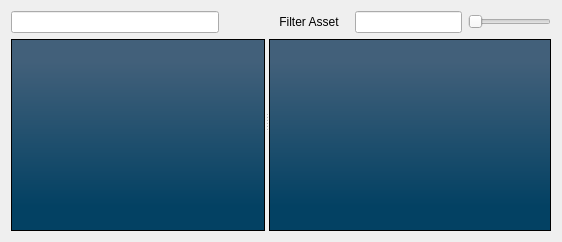
      <widget class="QWidget" name="tab_2">
       <attribute name="title">
        <string>Asset Browser</string>
       </attribute>
       <layout class="QVBoxLayout" name="verticalLayout_4">
        <item>
         <widget class="QSplitter" name="splitter">
          <property name="orientation">
           <enum>Qt::Horizontal</enum>
          </property>
          <widget class="QWidget" name="layoutWidget">
           <layout class="QVBoxLayout" name="verticalLayout_2">
            <property name="sizeConstraint">
             <enum>QLayout::SetMaximumSize</enum>
            </property>
            <item>
             <layout class="QHBoxLayout" name="horizontalLayout_2">
              <property name="sizeConstraint">
               <enum>QLayout::SetMaximumSize</enum>
              </property>
              <item>
               <widget class="QLineEdit" name="ldtFilter_2">
                <property name="sizePolicy">
                 <sizepolicy hsizetype="Preferred" vsizetype="Fixed">
                  <horstretch>0</horstretch>
                  <verstretch>0</verstretch>
                 </sizepolicy>
                </property>
               </widget>
              </item>
              <item>
               <widget class="QPushButton" name="pushButton">
                <property name="sizePolicy">
                 <sizepolicy hsizetype="Fixed" vsizetype="Fixed">
                  <horstretch>0</horstretch>
                  <verstretch>0</verstretch>
                 </sizepolicy>
                </property>
                <property name="text">
                 <string/>
                </property>
                <property name="iconSize">
                 <size>
                  <width>0</width>
                  <height>0</height>
                 </size>
                </property>
                <property name="flat">
                 <bool>true</bool>
                </property>
               </widget>
              </item>
             </layout>
            </item>
            <item>
             <widget class="QTreeView" name="treeViewPath">
              <property name="enabled">
               <bool>true</bool>
              </property>
              <property name="sizePolicy">
               <sizepolicy hsizetype="Maximum" vsizetype="Expanding">
                <horstretch>0</horstretch>
                <verstretch>0</verstretch>
               </sizepolicy>
              </property>
              <property name="palette">
               <palette>
                <active>
                 <colorrole role="WindowText">
                  <brush brushstyle="SolidPattern">
                   <color alpha="255">
                    <red>255</red>
                    <green>255</green>
                    <blue>255</blue>
                   </color>
                  </brush>
                 </colorrole>
                 <colorrole role="Button">
                  <brush brushstyle="LinearGradientPattern">
                   <gradient startx="0.523000000000000" starty="0.119000000000000" endx="0.523000000000000" endy="0.870000000000000" type="LinearGradient" spread="PadSpread" coordinatemode="ObjectBoundingMode">
                    <gradientstop position="0.000000000000000">
                     <color alpha="255">
                      <red>66</red>
                      <green>96</green>
                      <blue>122</blue>
                     </color>
                    </gradientstop>
                    <gradientstop position="1.000000000000000">
                     <color alpha="255">
                      <red>3</red>
                      <green>65</green>
                      <blue>99</blue>
                     </color>
                    </gradientstop>
                   </gradient>
                  </brush>
                 </colorrole>
                 <colorrole role="Light">
                  <brush brushstyle="SolidPattern">
                   <color alpha="255">
                    <red>0</red>
                    <green>255</green>
                    <blue>0</blue>
                   </color>
                  </brush>
                 </colorrole>
                 <colorrole role="Midlight">
                  <brush brushstyle="SolidPattern">
                   <color alpha="255">
                    <red>0</red>
                    <green>212</green>
                    <blue>0</blue>
                   </color>
                  </brush>
                 </colorrole>
                 <colorrole role="Dark">
                  <brush brushstyle="SolidPattern">
                   <color alpha="255">
                    <red>0</red>
                    <green>85</green>
                    <blue>0</blue>
                   </color>
                  </brush>
                 </colorrole>
                 <colorrole role="Mid">
                  <brush brushstyle="SolidPattern">
                   <color alpha="255">
                    <red>0</red>
                    <green>113</green>
                    <blue>0</blue>
                   </color>
                  </brush>
                 </colorrole>
                 <colorrole role="Text">
                  <brush brushstyle="SolidPattern">
                   <color alpha="255">
                    <red>255</red>
                    <green>255</green>
                    <blue>255</blue>
                   </color>
                  </brush>
                 </colorrole>
                 <colorrole role="BrightText">
                  <brush brushstyle="SolidPattern">
                   <color alpha="255">
                    <red>255</red>
                    <green>255</green>
                    <blue>255</blue>
                   </color>
                  </brush>
                 </colorrole>
                 <colorrole role="ButtonText">
                  <brush brushstyle="SolidPattern">
                   <color alpha="255">
                    <red>255</red>
                    <green>255</green>
                    <blue>255</blue>
                   </color>
                  </brush>
                 </colorrole>
                 <colorrole role="Base">
                  <brush brushstyle="LinearGradientPattern">
                   <gradient startx="0.523000000000000" starty="0.119000000000000" endx="0.523000000000000" endy="0.870000000000000" type="LinearGradient" spread="PadSpread" coordinatemode="ObjectBoundingMode">
                    <gradientstop position="0.000000000000000">
                     <color alpha="255">
                      <red>66</red>
                      <green>96</green>
                      <blue>122</blue>
                     </color>
                    </gradientstop>
                    <gradientstop position="1.000000000000000">
                     <color alpha="255">
                      <red>3</red>
                      <green>65</green>
                      <blue>99</blue>
                     </color>
                    </gradientstop>
                   </gradient>
                  </brush>
                 </colorrole>
                 <colorrole role="Window">
                  <brush brushstyle="LinearGradientPattern">
                   <gradient startx="0.523000000000000" starty="0.119000000000000" endx="0.523000000000000" endy="0.870000000000000" type="LinearGradient" spread="PadSpread" coordinatemode="ObjectBoundingMode">
                    <gradientstop position="0.000000000000000">
                     <color alpha="255">
                      <red>66</red>
                      <green>96</green>
                      <blue>122</blue>
                     </color>
                    </gradientstop>
                    <gradientstop position="1.000000000000000">
                     <color alpha="255">
                      <red>3</red>
                      <green>65</green>
                      <blue>99</blue>
                     </color>
                    </gradientstop>
                   </gradient>
                  </brush>
                 </colorrole>
                 <colorrole role="Shadow">
                  <brush brushstyle="SolidPattern">
                   <color alpha="255">
                    <red>0</red>
                    <green>0</green>
                    <blue>0</blue>
                   </color>
                  </brush>
                 </colorrole>
                 <colorrole role="AlternateBase">
                  <brush brushstyle="SolidPattern">
                   <color alpha="255">
                    <red>127</red>
                    <green>212</green>
                    <blue>127</blue>
                   </color>
                  </brush>
                 </colorrole>
                 <colorrole role="ToolTipBase">
                  <brush brushstyle="SolidPattern">
                   <color alpha="255">
                    <red>255</red>
                    <green>255</green>
                    <blue>220</blue>
                   </color>
                  </brush>
                 </colorrole>
                 <colorrole role="ToolTipText">
                  <brush brushstyle="SolidPattern">
                   <color alpha="255">
                    <red>0</red>
                    <green>0</green>
                    <blue>0</blue>
                   </color>
                  </brush>
                 </colorrole>
                </active>
                <inactive>
                 <colorrole role="WindowText">
                  <brush brushstyle="SolidPattern">
                   <color alpha="255">
                    <red>255</red>
                    <green>255</green>
                    <blue>255</blue>
                   </color>
                  </brush>
                 </colorrole>
                 <colorrole role="Button">
                  <brush brushstyle="LinearGradientPattern">
                   <gradient startx="0.523000000000000" starty="0.119000000000000" endx="0.523000000000000" endy="0.870000000000000" type="LinearGradient" spread="PadSpread" coordinatemode="ObjectBoundingMode">
                    <gradientstop position="0.000000000000000">
                     <color alpha="255">
                      <red>66</red>
                      <green>96</green>
                      <blue>122</blue>
                     </color>
                    </gradientstop>
                    <gradientstop position="1.000000000000000">
                     <color alpha="255">
                      <red>3</red>
                      <green>65</green>
                      <blue>99</blue>
                     </color>
                    </gradientstop>
                   </gradient>
                  </brush>
                 </colorrole>
                 <colorrole role="Light">
                  <brush brushstyle="SolidPattern">
                   <color alpha="255">
                    <red>0</red>
                    <green>255</green>
                    <blue>0</blue>
                   </color>
                  </brush>
                 </colorrole>
                 <colorrole role="Midlight">
                  <brush brushstyle="SolidPattern">
                   <color alpha="255">
                    <red>0</red>
                    <green>212</green>
                    <blue>0</blue>
                   </color>
                  </brush>
                 </colorrole>
                 <colorrole role="Dark">
                  <brush brushstyle="SolidPattern">
                   <color alpha="255">
                    <red>0</red>
                    <green>85</green>
                    <blue>0</blue>
                   </color>
                  </brush>
                 </colorrole>
                 <colorrole role="Mid">
                  <brush brushstyle="SolidPattern">
                   <color alpha="255">
                    <red>0</red>
                    <green>113</green>
                    <blue>0</blue>
                   </color>
                  </brush>
                 </colorrole>
                 <colorrole role="Text">
                  <brush brushstyle="SolidPattern">
                   <color alpha="255">
                    <red>255</red>
                    <green>255</green>
                    <blue>255</blue>
                   </color>
                  </brush>
                 </colorrole>
                 <colorrole role="BrightText">
                  <brush brushstyle="SolidPattern">
                   <color alpha="255">
                    <red>255</red>
                    <green>255</green>
                    <blue>255</blue>
                   </color>
                  </brush>
                 </colorrole>
                 <colorrole role="ButtonText">
                  <brush brushstyle="SolidPattern">
                   <color alpha="255">
                    <red>255</red>
                    <green>255</green>
                    <blue>255</blue>
                   </color>
                  </brush>
                 </colorrole>
                 <colorrole role="Base">
                  <brush brushstyle="LinearGradientPattern">
                   <gradient startx="0.523000000000000" starty="0.119000000000000" endx="0.523000000000000" endy="0.870000000000000" type="LinearGradient" spread="PadSpread" coordinatemode="ObjectBoundingMode">
                    <gradientstop position="0.000000000000000">
                     <color alpha="255">
                      <red>66</red>
                      <green>96</green>
                      <blue>122</blue>
                     </color>
                    </gradientstop>
                    <gradientstop position="1.000000000000000">
                     <color alpha="255">
                      <red>3</red>
                      <green>65</green>
                      <blue>99</blue>
                     </color>
                    </gradientstop>
                   </gradient>
                  </brush>
                 </colorrole>
                 <colorrole role="Window">
                  <brush brushstyle="LinearGradientPattern">
                   <gradient startx="0.523000000000000" starty="0.119000000000000" endx="0.523000000000000" endy="0.870000000000000" type="LinearGradient" spread="PadSpread" coordinatemode="ObjectBoundingMode">
                    <gradientstop position="0.000000000000000">
                     <color alpha="255">
                      <red>66</red>
                      <green>96</green>
                      <blue>122</blue>
                     </color>
                    </gradientstop>
                    <gradientstop position="1.000000000000000">
                     <color alpha="255">
                      <red>3</red>
                      <green>65</green>
                      <blue>99</blue>
                     </color>
                    </gradientstop>
                   </gradient>
                  </brush>
                 </colorrole>
                 <colorrole role="Shadow">
                  <brush brushstyle="SolidPattern">
                   <color alpha="255">
                    <red>0</red>
                    <green>0</green>
                    <blue>0</blue>
                   </color>
                  </brush>
                 </colorrole>
                 <colorrole role="AlternateBase">
                  <brush brushstyle="SolidPattern">
                   <color alpha="255">
                    <red>127</red>
                    <green>212</green>
                    <blue>127</blue>
                   </color>
                  </brush>
                 </colorrole>
                 <colorrole role="ToolTipBase">
                  <brush brushstyle="SolidPattern">
                   <color alpha="255">
                    <red>255</red>
                    <green>255</green>
                    <blue>220</blue>
                   </color>
                  </brush>
                 </colorrole>
                 <colorrole role="ToolTipText">
                  <brush brushstyle="SolidPattern">
                   <color alpha="255">
                    <red>0</red>
                    <green>0</green>
                    <blue>0</blue>
                   </color>
                  </brush>
                 </colorrole>
                </inactive>
                <disabled>
                 <colorrole role="WindowText">
                  <brush brushstyle="SolidPattern">
                   <color alpha="255">
                    <red>255</red>
                    <green>255</green>
                    <blue>255</blue>
                   </color>
                  </brush>
                 </colorrole>
                 <colorrole role="Button">
                  <brush brushstyle="LinearGradientPattern">
                   <gradient startx="0.523000000000000" starty="0.119000000000000" endx="0.523000000000000" endy="0.870000000000000" type="LinearGradient" spread="PadSpread" coordinatemode="ObjectBoundingMode">
                    <gradientstop position="0.000000000000000">
                     <color alpha="255">
                      <red>66</red>
                      <green>96</green>
                      <blue>122</blue>
                     </color>
                    </gradientstop>
                    <gradientstop position="1.000000000000000">
                     <color alpha="255">
                      <red>3</red>
                      <green>65</green>
                      <blue>99</blue>
                     </color>
                    </gradientstop>
                   </gradient>
                  </brush>
                 </colorrole>
                 <colorrole role="Light">
                  <brush brushstyle="SolidPattern">
                   <color alpha="255">
                    <red>0</red>
                    <green>255</green>
                    <blue>0</blue>
                   </color>
                  </brush>
                 </colorrole>
                 <colorrole role="Midlight">
                  <brush brushstyle="SolidPattern">
                   <color alpha="255">
                    <red>0</red>
                    <green>212</green>
                    <blue>0</blue>
                   </color>
                  </brush>
                 </colorrole>
                 <colorrole role="Dark">
                  <brush brushstyle="SolidPattern">
                   <color alpha="255">
                    <red>0</red>
                    <green>85</green>
                    <blue>0</blue>
                   </color>
                  </brush>
                 </colorrole>
                 <colorrole role="Mid">
                  <brush brushstyle="SolidPattern">
                   <color alpha="255">
                    <red>0</red>
                    <green>113</green>
                    <blue>0</blue>
                   </color>
                  </brush>
                 </colorrole>
                 <colorrole role="Text">
                  <brush brushstyle="SolidPattern">
                   <color alpha="255">
                    <red>255</red>
                    <green>255</green>
                    <blue>255</blue>
                   </color>
                  </brush>
                 </colorrole>
                 <colorrole role="BrightText">
                  <brush brushstyle="SolidPattern">
                   <color alpha="255">
                    <red>255</red>
                    <green>255</green>
                    <blue>255</blue>
                   </color>
                  </brush>
                 </colorrole>
                 <colorrole role="ButtonText">
                  <brush brushstyle="SolidPattern">
                   <color alpha="255">
                    <red>255</red>
                    <green>255</green>
                    <blue>255</blue>
                   </color>
                  </brush>
                 </colorrole>
                 <colorrole role="Base">
                  <brush brushstyle="LinearGradientPattern">
                   <gradient startx="0.523000000000000" starty="0.119000000000000" endx="0.523000000000000" endy="0.870000000000000" type="LinearGradient" spread="PadSpread" coordinatemode="ObjectBoundingMode">
                    <gradientstop position="0.000000000000000">
                     <color alpha="255">
                      <red>66</red>
                      <green>96</green>
                      <blue>122</blue>
                     </color>
                    </gradientstop>
                    <gradientstop position="1.000000000000000">
                     <color alpha="255">
                      <red>3</red>
                      <green>65</green>
                      <blue>99</blue>
                     </color>
                    </gradientstop>
                   </gradient>
                  </brush>
                 </colorrole>
                 <colorrole role="Window">
                  <brush brushstyle="LinearGradientPattern">
                   <gradient startx="0.523000000000000" starty="0.119000000000000" endx="0.523000000000000" endy="0.870000000000000" type="LinearGradient" spread="PadSpread" coordinatemode="ObjectBoundingMode">
                    <gradientstop position="0.000000000000000">
                     <color alpha="255">
                      <red>66</red>
                      <green>96</green>
                      <blue>122</blue>
                     </color>
                    </gradientstop>
                    <gradientstop position="1.000000000000000">
                     <color alpha="255">
                      <red>3</red>
                      <green>65</green>
                      <blue>99</blue>
                     </color>
                    </gradientstop>
                   </gradient>
                  </brush>
                 </colorrole>
                 <colorrole role="Shadow">
                  <brush brushstyle="SolidPattern">
                   <color alpha="255">
                    <red>0</red>
                    <green>0</green>
                    <blue>0</blue>
                   </color>
                  </brush>
                 </colorrole>
                 <colorrole role="AlternateBase">
                  <brush brushstyle="SolidPattern">
                   <color alpha="255">
                    <red>0</red>
                    <green>170</green>
                    <blue>0</blue>
                   </color>
                  </brush>
                 </colorrole>
                 <colorrole role="ToolTipBase">
                  <brush brushstyle="SolidPattern">
                   <color alpha="255">
                    <red>255</red>
                    <green>255</green>
                    <blue>220</blue>
                   </color>
                  </brush>
                 </colorrole>
                 <colorrole role="ToolTipText">
                  <brush brushstyle="SolidPattern">
                   <color alpha="255">
                    <red>0</red>
                    <green>0</green>
                    <blue>0</blue>
                   </color>
                  </brush>
                 </colorrole>
                </disabled>
               </palette>
              </property>
              <property name="font">
               <font>
                <underline>false</underline>
                <strikeout>false</strikeout>
                <kerning>true</kerning>
               </font>
              </property>
              <property name="contextMenuPolicy">
               <enum>Qt::CustomContextMenu</enum>
              </property>
              <property name="styleSheet">
               <string notr="true">background-color: qlineargradient(spread:pad, x1:0.523, y1:0.119, x2:0.523, y2:0.87, stop:0 rgba(66, 96, 122, 255), stop:1 rgba(3, 65, 99, 255));
color: rgb(255, 255, 255);
background-image: url(:/images/strip.png);</string>
              </property>
              <property name="lineWidth">
               <number>9</number>
              </property>
              <property name="midLineWidth">
               <number>16</number>
              </property>
              <property name="autoScrollMargin">
               <number>21</number>
              </property>
              <property name="dragEnabled">
               <bool>true</bool>
              </property>
              <property name="dragDropMode">
               <enum>QAbstractItemView::DragDrop</enum>
              </property>
              <property name="alternatingRowColors">
               <bool>false</bool>
              </property>
              <property name="selectionMode">
               <enum>QAbstractItemView::ExtendedSelection</enum>
              </property>
              <property name="selectionBehavior">
               <enum>QAbstractItemView::SelectItems</enum>
              </property>
              <property name="iconSize">
               <size>
                <width>20</width>
                <height>20</height>
               </size>
              </property>
              <property name="uniformRowHeights">
               <bool>true</bool>
              </property>
              <property name="itemsExpandable">
               <bool>true</bool>
              </property>
              <property name="animated">
               <bool>true</bool>
              </property>
              <property name="wordWrap">
               <bool>true</bool>
              </property>
              <property name="headerHidden">
               <bool>true</bool>
              </property>
              <attribute name="headerVisible">
               <bool>false</bool>
              </attribute>
             </widget>
            </item>
           </layout>
          </widget>
          <widget class="QWidget" name="layoutWidget_2">
           <layout class="QVBoxLayout" name="verticalLayout_3">
            <item>
             <layout class="QHBoxLayout" name="horizontalLayout">
              <item>
               <widget class="QPushButton" name="btnSearch">
                <property name="sizePolicy">
                 <sizepolicy hsizetype="Fixed" vsizetype="Fixed">
                  <horstretch>0</horstretch>
                  <verstretch>0</verstretch>
                 </sizepolicy>
                </property>
                <property name="mouseTracking">
                 <bool>false</bool>
                </property>
                <property name="text">
                 <string>Filter Asset</string>
                </property>
                <property name="icon">
                 <iconset resource="../../source/icons/IconResource.qrc">
                  <normaloff>:/Project/arrow-down.png</normaloff>:/Project/arrow-down.png</iconset>
                </property>
                <property name="flat">
                 <bool>true</bool>
                </property>
               </widget>
              </item>
              <item>
               <widget class="QLineEdit" name="ldtFilter">
                <property name="sizePolicy">
                 <sizepolicy hsizetype="Preferred" vsizetype="Fixed">
                  <horstretch>0</horstretch>
                  <verstretch>0</verstretch>
                 </sizepolicy>
                </property>
               </widget>
              </item>
              <item>
               <widget class="QSlider" name="horizontalSlider">
                <property name="sizePolicy">
                 <sizepolicy hsizetype="Maximum" vsizetype="Fixed">
                  <horstretch>0</horstretch>
                  <verstretch>0</verstretch>
                 </sizepolicy>
                </property>
                <property name="orientation">
                 <enum>Qt::Horizontal</enum>
                </property>
               </widget>
              </item>
             </layout>
            </item>
            <item>
             <widget class="QGraphicsView" name="graphicsView">
              <property name="sizePolicy">
               <sizepolicy hsizetype="Preferred" vsizetype="Expanding">
                <horstretch>0</horstretch>
                <verstretch>0</verstretch>
               </sizepolicy>
              </property>
              <property name="mouseTracking">
               <bool>true</bool>
              </property>
              <property name="styleSheet">
               <string notr="true">background-color: qlineargradient(spread:pad, x1:0.523, y1:0.119, x2:0.523, y2:0.87, stop:0 rgba(66, 96, 122, 255), stop:1 rgba(3, 65, 99, 255));
color: rgb(255, 255, 255);
background-image: url(:/images/strip.png);</string>
              </property>
             </widget>
            </item>
           </layout>
          </widget>
         </widget>
        </item>
       </layout>
      </widget>
